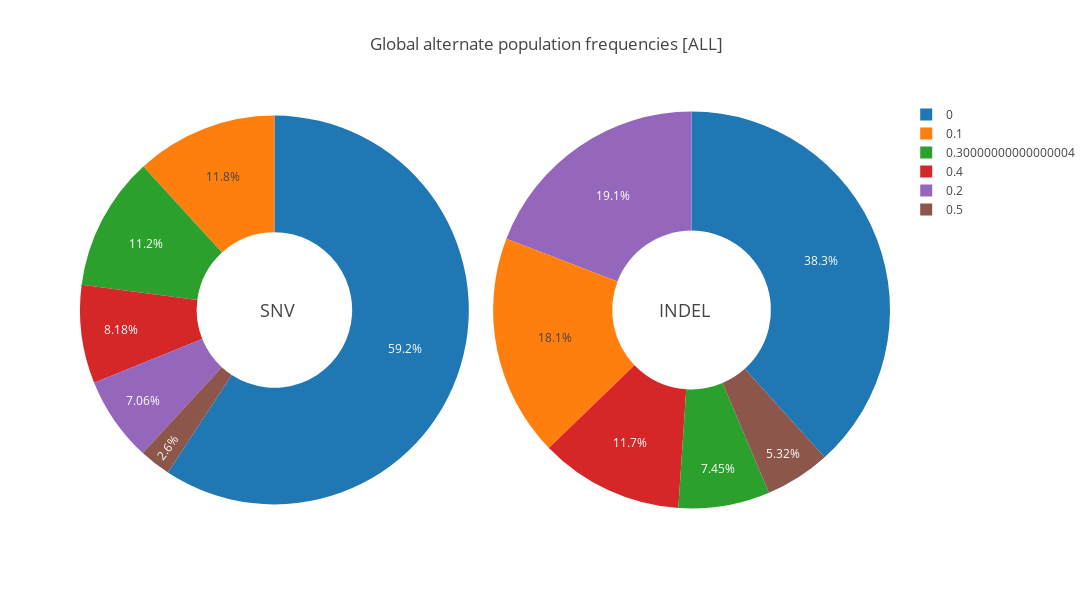

Source (notebook cell):
### Code cell
import plotly.offline as py
import plotly.graph_objs as go
from plotly.offline import get_plotlyjs, init_notebook_mode

snvPandas = oskar.facet(df, "type[SNV]>>popFreq__GNOMAD_GENOMES__ALL[0..0.5]:0.1").toPandas()
indelPandas = oskar.facet(df, "type[INDEL]>>popFreq__GNOMAD_GENOMES__ALL[0..0.5]:0.1").toPandas()

init_notebook_mode(connected=True)

fig = {
  "data": [
    {
      "values": snvPandas["count"],
      "labels": snvPandas["popFreq__GNOMAD_GENOMES__ALLRange"],
      "domain": {"x": [0, .48]},
      "hole": .4,
      "type": "pie"
    },
    {
      "values": indelPandas["count"],
      "labels": indelPandas["popFreq__GNOMAD_GENOMES__ALLRange"],
      "domain": {"x": [.51, 1]},
      "hole": .4,
      "type": "pie"
    }],
  "layout": {
        "title":"Global alternate population frequencies [ALL]",
        "autosize":False,
        "width":1500,
        "height":600,
        "annotations": [
            {
                "font": {
                    "size": 18
                },
                "showarrow": False,
                "text": "SNV",
                "x": 0.22,
                "y": 0.5
            },
            {
                "font": {
                    "size": 18
                },
                "showarrow": False,
                "text": "INDEL",
                "x": 0.78,
                "y": 0.5
            }
        ]
    }
}
py.iplot(fig, filename='donut')

### Figure 1 — Plotly figure (JSON) as saved in the notebook; plotly's stock layout.template omitted (floating-point values rounded to 4 significant figures)
{"data": [{"domain": {"x": [0, 0.48]}, "hole": 0.4, "labels": [0, 0.1, 0.2, 0.3, 0.4, 0.5], "type": "pie", "uid": "935ed220-f713-4035-8a30-1c79dee5aa7d", "values": [478, 95, 57, 90, 66, 21]}, {"domain": {"x": [0.51, 1]}, "hole": 0.4, "labels": [0, 0.1, 0.2, 0.3, 0.4, 0.5], "type": "pie", "uid": "fcf24555-7061-411c-9ed7-ac58ebb3c67c", "values": [36, 17, 18, 7, 11, 5]}], "layout": {"annotations": [{"font": {"size": 18}, "showarrow": false, "text": "SNV", "x": 0.22, "y": 0.5}, {"font": {"size": 18}, "showarrow": false, "text": "INDEL", "x": 0.78, "y": 0.5}], "autosize": false, "height": 600, "title": "Global alternate population frequencies [ALL]", "width": 1500}}
